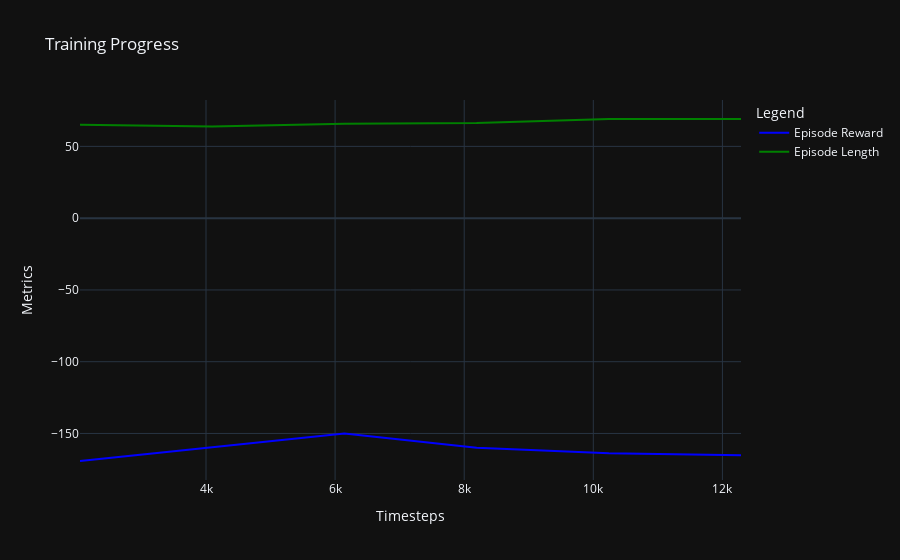

The notebook cell saved with this chart:
### Code cell
# Load the progress.csv file
log_dir = './logs'  # Replace with your log directory
progress_file = f'{log_dir}/PPO_4_metrics_3.csv'
data = pd.read_csv(progress_file)
# Create a figure
fig = go.Figure()

# Add the total reward per episode
fig.add_trace(go.Scatter(
    x=data['time/total_timesteps'], 
    y=data['rollout/ep_rew_mean'], 
    mode='lines', 
    name='Episode Reward',
    line=dict(color='blue')
))

# Add the episode length per episode
fig.add_trace(go.Scatter(
    x=data['time/total_timesteps'], 
    y=data['rollout/ep_len_mean'], 
    mode='lines', 
    name='Episode Length',
    line=dict(color='green')
))

# Customize the layout
fig.update_layout(
    title='Training Progress',
    xaxis_title='Timesteps',
    yaxis_title='Metrics',
    legend_title='Legend',
    template='plotly_dark'
)

fig.show()

### Figure 1 — Plotly figure (JSON) as saved in the notebook; plotly's stock layout.template omitted (floating-point values rounded to 4 significant figures)
{"data": [{"line": {"color": "blue"}, "mode": "lines", "name": "Episode Reward", "type": "scatter", "x": [2048, 4096, 6144, 8192, 10240, 12288], "y": [-169.2, -159.8, -149.9, -160.0, -163.8, -165.2]}, {"line": {"color": "green"}, "mode": "lines", "name": "Episode Length", "type": "scatter", "x": [2048, 4096, 6144, 8192, 10240, 12288], "y": [65.06, 63.87, 65.77, 66.28, 69.06, 69.08]}], "layout": {"legend": {"title": {"text": "Legend"}}, "title": {"text": "Training Progress"}, "xaxis": {"title": {"text": "Timesteps"}}, "yaxis": {"title": {"text": "Metrics"}}}}
